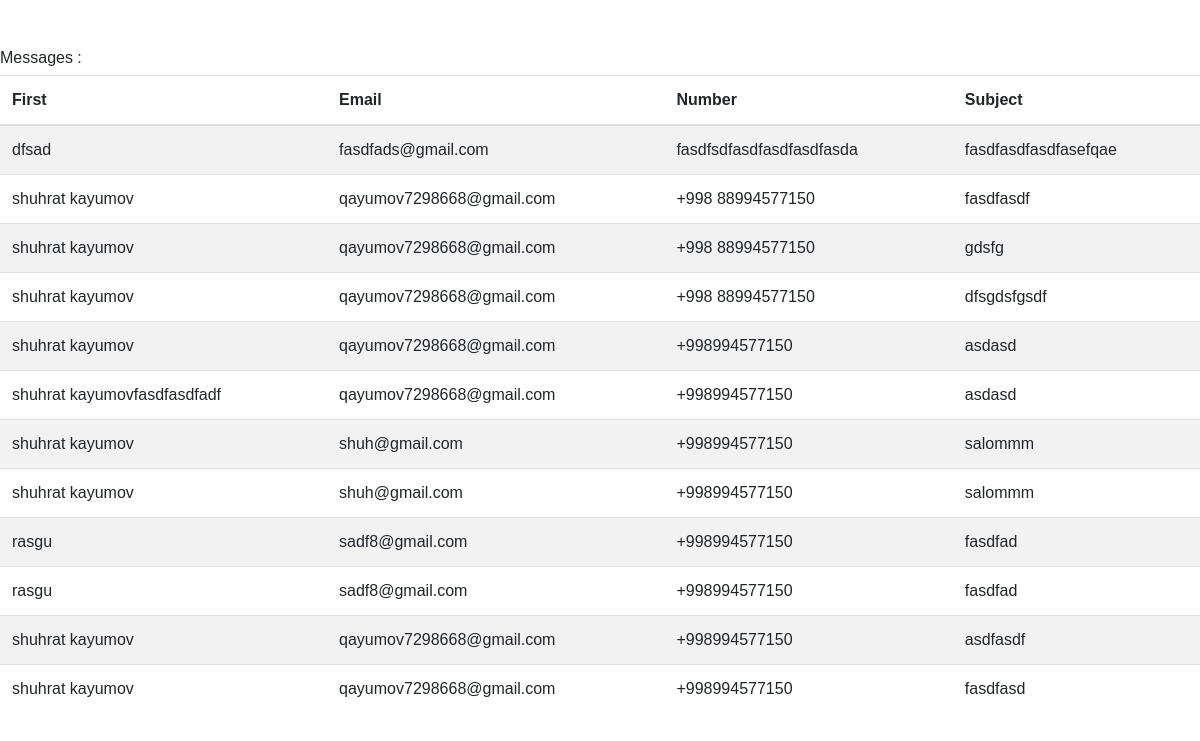
The app's page /components/, older data.
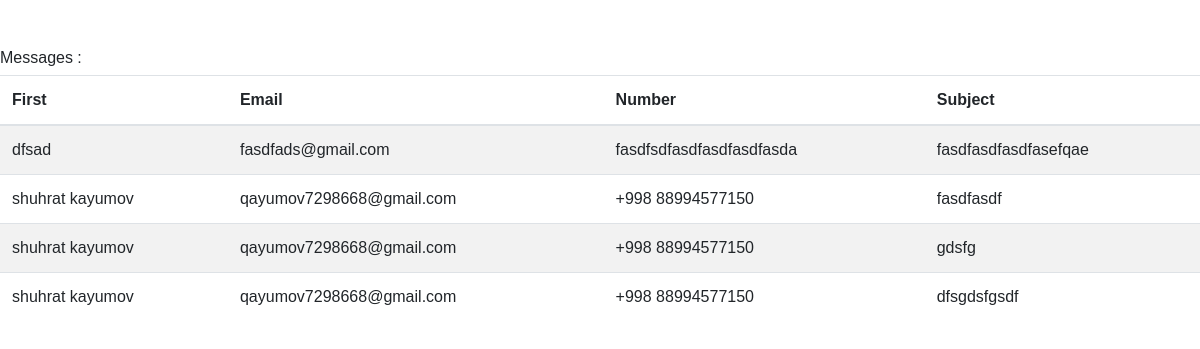
The same page, newer data.
### store/models.py (models this page shows, shortened)
class Contact(models.Model):
    name = models.CharField(max_length=100, blank=True, null=True)
    email = models.EmailField(blank=True, null=True)
    number = models.CharField(max_length=30, blank=True, null=True)
    subject = models.TextField(blank=True, null=True)

### store/views.py (the view)
# urls.py: path('components/', components, name='components'),
def components(request):
    message = Contact.objects.all()
    context = {'message': message}
    return render(request, 'components.html', context)

### templates/components.html (shortened to what this page needs)
<!DOCTYPE html>
{% load static %}
<html lang="en">
<head>
   <link rel="stylesheet" href="{% static 'vendors/themify-icons/css/themify-icons.css' %}">
   <link rel="stylesheet" href="{% static 'css/johndoe.css' %}">
</head>
<body>
      <h6 class="section-secondary-title mt-5">Messages :</h6>
      <table class="table table-striped">
         <thead>
            <tr>
               <th scope="col">First</th>
               <th scope="col">Email</th>
               <th scope="col">Number</th>
               <th scope="col">Subject</th>
            </tr>
         </thead>
         <tbody>
             {% for cat in message %}
                <tr>
                   <td>{{ cat.name }}</td>
                   <td>{{ cat.email }}</td>
                   <td>{{ cat.number }}</td>
                   <td>{{ cat.subject }}</td>
                </tr>
             {% endfor %}
         </tbody>
      </table>
</body>
</html>

Row changes from the older to the newer data that the page shows:
removed Contact: name "shuhrat kayumov", email "qayumov7298668@gmail.com", number "+998994577150", subject "asdasd"
removed Contact: name "shuhrat kayumovfasdfasdfadf", email "qayumov7298668@gmail.com", number "+998994577150", subject "asdasd"
removed Contact: name "shuhrat kayumov", email "shuh@gmail.com", number "+998994577150", subject "salommm"
removed Contact: name "shuhrat kayumov", email "shuh@gmail.com", number "+998994577150", subject "salommm"
removed Contact: name "rasgu", email "sadf8@gmail.com", number "+998994577150", subject "fasdfad"
removed Contact: name "rasgu", email "sadf8@gmail.com", number "+998994577150", subject "fasdfad"
removed Contact: name "shuhrat kayumov", email "qayumov7298668@gmail.com", number "+998994577150", subject "asdfasdf"
removed Contact: name "shuhrat kayumov", email "qayumov7298668@gmail.com", number "+998994577150", subject "fasdfasd"
